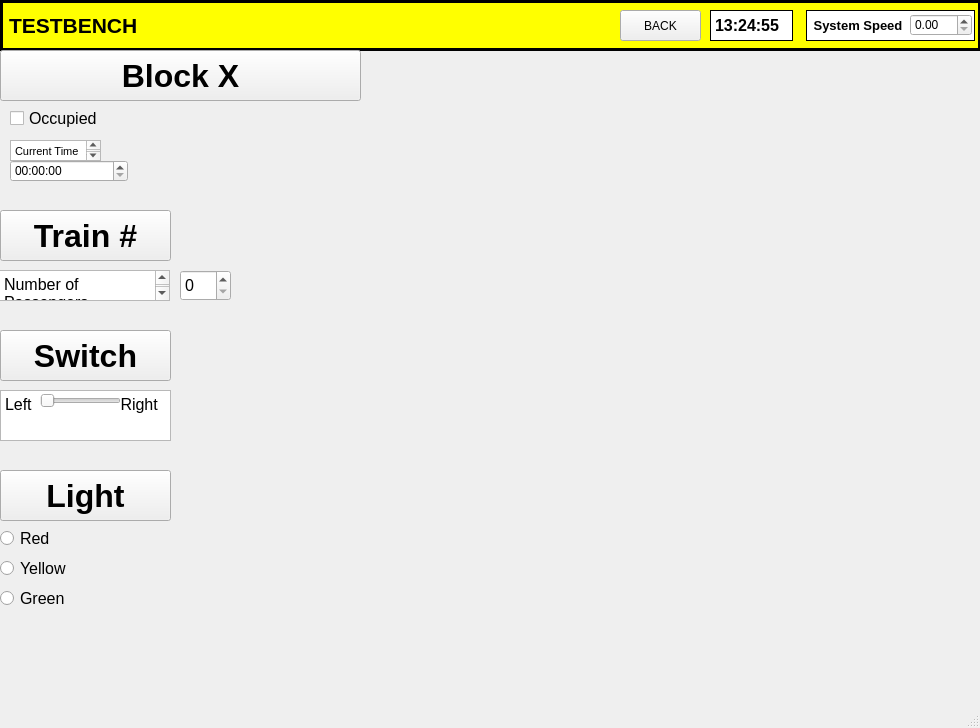
<?xml version="1.0" encoding="UTF-8"?>
<ui version="4.0">
 <class>MainWindow</class>
 <widget class="QMainWindow" name="MainWindow">
  <property name="geometry">
   <rect>
    <x>0</x>
    <y>0</y>
    <width>980</width>
    <height>728</height>
   </rect>
  </property>
  <property name="windowTitle">
   <string>MainWindow</string>
  </property>
  <widget class="QWidget" name="centralwidget">
   <widget class="QPushButton" name="pushButton_4">
    <property name="geometry">
     <rect>
      <x>620</x>
      <y>10</y>
      <width>81</width>
      <height>31</height>
     </rect>
    </property>
    <property name="text">
     <string>BACK</string>
    </property>
   </widget>
   <widget class="QDoubleSpinBox" name="system_speed_spnbx_4">
    <property name="geometry">
     <rect>
      <x>910</x>
      <y>14</y>
      <width>62</width>
      <height>22</height>
     </rect>
    </property>
   </widget>
   <widget class="QLabel" name="sys_time_label_4">
    <property name="geometry">
     <rect>
      <x>710</x>
      <y>10</y>
      <width>83</width>
      <height>31</height>
     </rect>
    </property>
    <property name="font">
     <font>
      <pointsize>12</pointsize>
      <weight>75</weight>
      <bold>true</bold>
     </font>
    </property>
    <property name="styleSheet">
     <string notr="true">border: 1px solid black;
background-color: rgb(255, 255, 255);</string>
    </property>
    <property name="text">
     <string>13:24:55</string>
    </property>
   </widget>
   <widget class="QLabel" name="system_speed_label_4">
    <property name="geometry">
     <rect>
      <x>806</x>
      <y>10</y>
      <width>169</width>
      <height>31</height>
     </rect>
    </property>
    <property name="font">
     <font>
      <pointsize>10</pointsize>
      <weight>75</weight>
      <bold>true</bold>
     </font>
    </property>
    <property name="autoFillBackground">
     <bool>false</bool>
    </property>
    <property name="styleSheet">
     <string notr="true">background-color: rgb(255, 255, 255);
border: 1px solid black;</string>
    </property>
    <property name="text">
     <string> System Speed</string>
    </property>
   </widget>
   <widget class="QLabel" name="title_label_4">
    <property name="geometry">
     <rect>
      <x>0</x>
      <y>0</y>
      <width>981</width>
      <height>51</height>
     </rect>
    </property>
    <property name="font">
     <font>
      <pointsize>16</pointsize>
      <weight>75</weight>
      <bold>true</bold>
     </font>
    </property>
    <property name="autoFillBackground">
     <bool>false</bool>
    </property>
    <property name="styleSheet">
     <string notr="true">background-color: rgb(255, 255, 0);
border: 3px solid black;</string>
    </property>
    <property name="text">
     <string>TESTBENCH</string>
    </property>
   </widget>
   <widget class="QToolButton" name="toolButton_3">
    <property name="geometry">
     <rect>
      <x>0</x>
      <y>50</y>
      <width>361</width>
      <height>51</height>
     </rect>
    </property>
    <property name="font">
     <font>
      <pointsize>24</pointsize>
      <weight>75</weight>
      <bold>true</bold>
     </font>
    </property>
    <property name="text">
     <string>Block X</string>
    </property>
   </widget>
   <widget class="QCheckBox" name="checkBox">
    <property name="geometry">
     <rect>
      <x>10</x>
      <y>110</y>
      <width>91</width>
      <height>17</height>
     </rect>
    </property>
    <property name="font">
     <font>
      <pointsize>12</pointsize>
     </font>
    </property>
    <property name="text">
     <string>Occupied</string>
    </property>
   </widget>
   <widget class="QTimeEdit" name="currTime">
    <property name="geometry">
     <rect>
      <x>10</x>
      <y>160</y>
      <width>118</width>
      <height>22</height>
     </rect>
    </property>
   </widget>
   <widget class="QTextEdit" name="textEdit">
    <property name="geometry">
     <rect>
      <x>10</x>
      <y>140</y>
      <width>91</width>
      <height>21</height>
     </rect>
    </property>
    <property name="html">
     <string>&lt;!DOCTYPE HTML PUBLIC &quot;-//W3C//DTD HTML 4.0//EN&quot; &quot;http://www.w3.org/TR/REC-html40/strict.dtd&quot;&gt;
&lt;html&gt;&lt;head&gt;&lt;meta name=&quot;qrichtext&quot; content=&quot;1&quot; /&gt;&lt;style type=&quot;text/css&quot;&gt;
p, li { white-space: pre-wrap; }
&lt;/style&gt;&lt;/head&gt;&lt;body style=&quot; font-family:'MS Shell Dlg 2'; font-size:8.25pt; font-weight:400; font-style:normal;&quot;&gt;
&lt;p style=&quot; margin-top:0px; margin-bottom:0px; margin-left:0px; margin-right:0px; -qt-block-indent:0; text-indent:0px;&quot;&gt;Current Time&lt;/p&gt;&lt;/body&gt;&lt;/html&gt;</string>
    </property>
   </widget>
   <widget class="QToolButton" name="toolButton">
    <property name="geometry">
     <rect>
      <x>0</x>
      <y>210</y>
      <width>171</width>
      <height>51</height>
     </rect>
    </property>
    <property name="font">
     <font>
      <pointsize>24</pointsize>
      <weight>75</weight>
      <bold>true</bold>
     </font>
    </property>
    <property name="text">
     <string>Train #</string>
    </property>
   </widget>
   <widget class="QSpinBox" name="numPassengers">
    <property name="geometry">
     <rect>
      <x>180</x>
      <y>270</y>
      <width>51</width>
      <height>31</height>
     </rect>
    </property>
    <property name="font">
     <font>
      <pointsize>12</pointsize>
     </font>
    </property>
   </widget>
   <widget class="QTextEdit" name="textEdit_2">
    <property name="geometry">
     <rect>
      <x>-1</x>
      <y>270</y>
      <width>171</width>
      <height>31</height>
     </rect>
    </property>
    <property name="html">
     <string>&lt;!DOCTYPE HTML PUBLIC &quot;-//W3C//DTD HTML 4.0//EN&quot; &quot;http://www.w3.org/TR/REC-html40/strict.dtd&quot;&gt;
&lt;html&gt;&lt;head&gt;&lt;meta name=&quot;qrichtext&quot; content=&quot;1&quot; /&gt;&lt;style type=&quot;text/css&quot;&gt;
p, li { white-space: pre-wrap; }
&lt;/style&gt;&lt;/head&gt;&lt;body style=&quot; font-family:'MS Shell Dlg 2'; font-size:8.25pt; font-weight:400; font-style:normal;&quot;&gt;
&lt;p style=&quot; margin-top:0px; margin-bottom:0px; margin-left:0px; margin-right:0px; -qt-block-indent:0; text-indent:0px;&quot;&gt;&lt;span style=&quot; font-size:12pt;&quot;&gt;Number of Passengers&lt;/span&gt;&lt;/p&gt;&lt;/body&gt;&lt;/html&gt;</string>
    </property>
   </widget>
   <widget class="QToolButton" name="toolButton_2">
    <property name="geometry">
     <rect>
      <x>0</x>
      <y>330</y>
      <width>171</width>
      <height>51</height>
     </rect>
    </property>
    <property name="font">
     <font>
      <pointsize>24</pointsize>
      <weight>75</weight>
      <bold>true</bold>
     </font>
    </property>
    <property name="text">
     <string>Switch</string>
    </property>
   </widget>
   <widget class="QSlider" name="switchPos">
    <property name="geometry">
     <rect>
      <x>40</x>
      <y>390</y>
      <width>81</width>
      <height>22</height>
     </rect>
    </property>
    <property name="orientation">
     <enum>Qt::Horizontal</enum>
    </property>
   </widget>
   <widget class="QTextEdit" name="textEdit_3">
    <property name="geometry">
     <rect>
      <x>0</x>
      <y>390</y>
      <width>171</width>
      <height>51</height>
     </rect>
    </property>
    <property name="html">
     <string>&lt;!DOCTYPE HTML PUBLIC &quot;-//W3C//DTD HTML 4.0//EN&quot; &quot;http://www.w3.org/TR/REC-html40/strict.dtd&quot;&gt;
&lt;html&gt;&lt;head&gt;&lt;meta name=&quot;qrichtext&quot; content=&quot;1&quot; /&gt;&lt;style type=&quot;text/css&quot;&gt;
p, li { white-space: pre-wrap; }
&lt;/style&gt;&lt;/head&gt;&lt;body style=&quot; font-family:'MS Shell Dlg 2'; font-size:8.25pt; font-weight:400; font-style:normal;&quot;&gt;
&lt;p style=&quot; margin-top:0px; margin-bottom:0px; margin-left:0px; margin-right:0px; -qt-block-indent:0; text-indent:0px;&quot;&gt;&lt;span style=&quot; font-size:12pt;&quot;&gt;Left	        Right&lt;/span&gt;&lt;/p&gt;
&lt;p style=&quot;-qt-paragraph-type:empty; margin-top:0px; margin-bottom:0px; margin-left:0px; margin-right:0px; -qt-block-indent:0; text-indent:0px; font-size:12pt;&quot;&gt;&lt;br /&gt;&lt;/p&gt;&lt;/body&gt;&lt;/html&gt;</string>
    </property>
   </widget>
   <widget class="QToolButton" name="toolButton_4">
    <property name="geometry">
     <rect>
      <x>0</x>
      <y>470</y>
      <width>171</width>
      <height>51</height>
     </rect>
    </property>
    <property name="font">
     <font>
      <pointsize>24</pointsize>
      <weight>75</weight>
      <bold>true</bold>
     </font>
    </property>
    <property name="text">
     <string>Light</string>
    </property>
   </widget>
   <widget class="QRadioButton" name="radioButton">
    <property name="geometry">
     <rect>
      <x>0</x>
      <y>530</y>
      <width>82</width>
      <height>17</height>
     </rect>
    </property>
    <property name="font">
     <font>
      <pointsize>12</pointsize>
     </font>
    </property>
    <property name="text">
     <string>Red</string>
    </property>
   </widget>
   <widget class="QRadioButton" name="radioButton_2">
    <property name="geometry">
     <rect>
      <x>0</x>
      <y>560</y>
      <width>82</width>
      <height>17</height>
     </rect>
    </property>
    <property name="font">
     <font>
      <pointsize>12</pointsize>
     </font>
    </property>
    <property name="text">
     <string>Yellow</string>
    </property>
   </widget>
   <widget class="QRadioButton" name="radioButton_3">
    <property name="geometry">
     <rect>
      <x>0</x>
      <y>590</y>
      <width>82</width>
      <height>17</height>
     </rect>
    </property>
    <property name="font">
     <font>
      <pointsize>12</pointsize>
     </font>
    </property>
    <property name="text">
     <string>Green</string>
    </property>
   </widget>
   <zorder>textEdit_3</zorder>
   <zorder>title_label_4</zorder>
   <zorder>system_speed_label_4</zorder>
   <zorder>pushButton_4</zorder>
   <zorder>system_speed_spnbx_4</zorder>
   <zorder>sys_time_label_4</zorder>
   <zorder>toolButton_3</zorder>
   <zorder>checkBox</zorder>
   <zorder>currTime</zorder>
   <zorder>textEdit</zorder>
   <zorder>toolButton</zorder>
   <zorder>numPassengers</zorder>
   <zorder>textEdit_2</zorder>
   <zorder>toolButton_2</zorder>
   <zorder>switchPos</zorder>
   <zorder>toolButton_4</zorder>
   <zorder>radioButton</zorder>
   <zorder>radioButton_2</zorder>
   <zorder>radioButton_3</zorder>
  </widget>
  <widget class="QMenuBar" name="menubar">
   <property name="geometry">
    <rect>
     <x>0</x>
     <y>0</y>
     <width>980</width>
     <height>21</height>
    </rect>
   </property>
  </widget>
  <widget class="QStatusBar" name="statusbar"/>
 </widget>
 <resources/>
 <connections/>
</ui>
